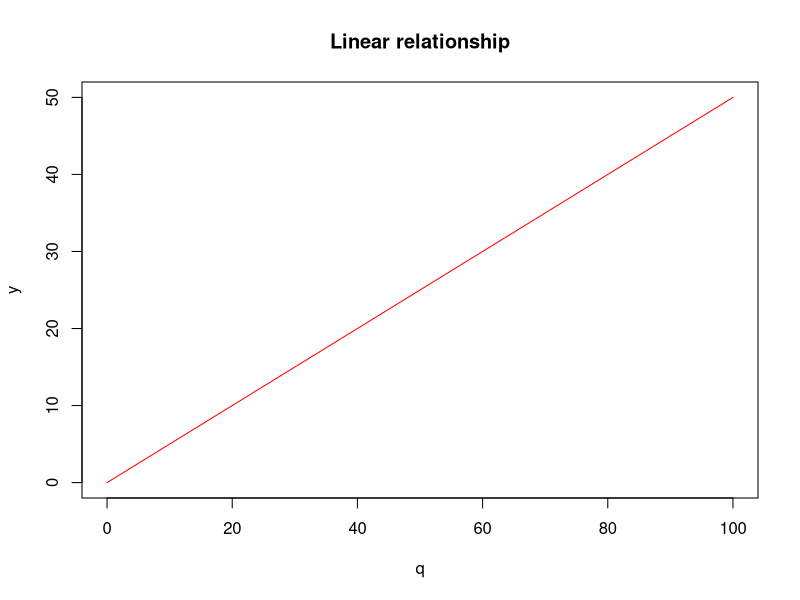
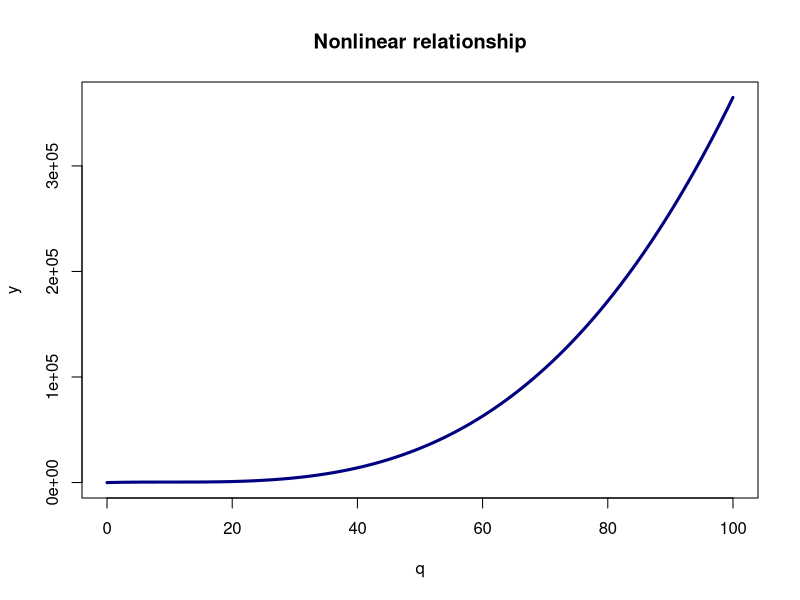
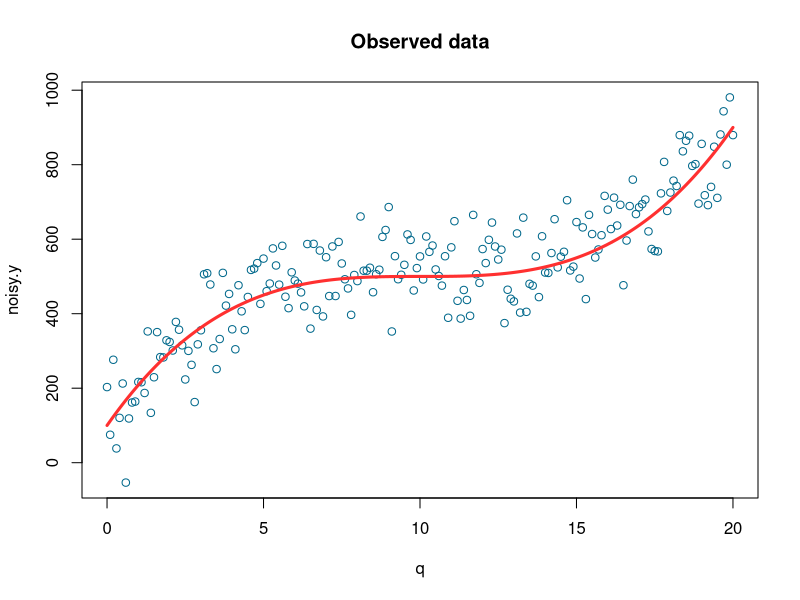
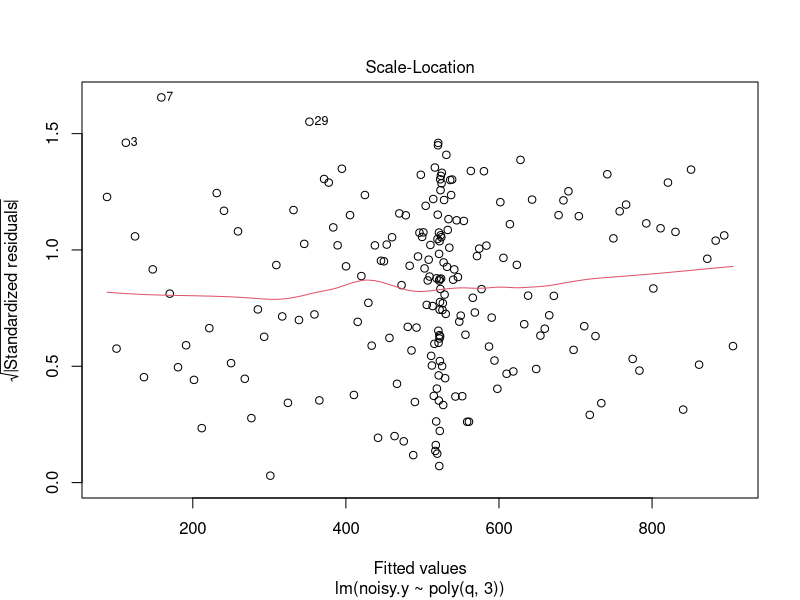
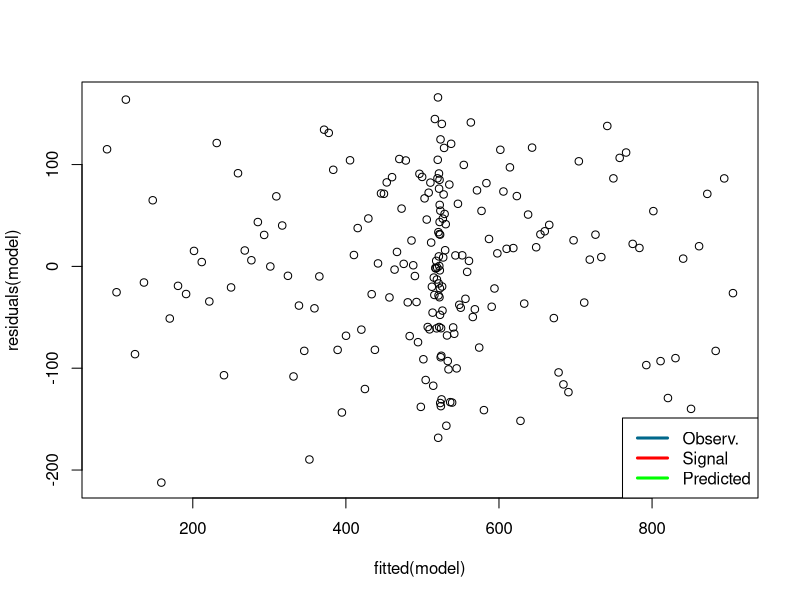

Write R code to recreate these figures, in order. (Note: this script raises an error after producing the figures.)
# Example 1
p <- 0.5
q <- seq(0,100,1)
y <- p*q
plot(q,y,type='l',col='red',main='Linear relationship')

# Example 2
y <- 450 + p*(q-10)^3
plot(q,y,type='l',col='navy',main='Nonlinear relationship',lwd=3)


#a.all <- c(2,3,4)



#for( par.n in 1:length(a.all)){

#  functio.whatever(a.all[par.n], b.all[par.n], k.all[par.n])

#}

#a.all[par.n]


#-------------------------------------------------------------------------------
# Polynomial Regression

# Always remember use to set.seed(n) when generating pseudo random numbers.
# By doing this, the random number generator generates always the same numbers.
set.seed(20)

# Predictor (q). Use seq for generating equally spaced sequences fast
q <- seq(from=0, to=20, by=0.1)

# Value to predict (y)
y <- 500 + 0.4 * (q-10)^3

# Some noise is generated and added to the real signal (y)
noise <- rnorm(length(q), mean=10, sd=80)
noisy.y <- y + noise

# Plot of the noisy signal
plot(q,noisy.y,col='deepskyblue4',xlab='q',main='Observed data')
lines(q,y,col='firebrick1',lwd=3)

model <- lm(noisy.y ~ poly(q,3))
summary(model)

# Uncomment the next line to check residual plots and other model plots
plot(model,3)

# Confidence intervales for model parameters
confint(model, level=0.95)

# Plot of fitted vs residuals
# No clear pattern should show in the residual plot if the model is a good fit
plot(fitted(model),residuals(model))

# Predicted values and confidence intervals
predicted.intervals <- predict(model,data.frame(x=q),interval='confidence',
                               level=0.99)

# Add lines to the existing plot
lines(q,predicted.intervals[,1],col='green',lwd=3)
lines(q,predicted.intervals[,2],col='black',lwd=1)
lines(q,predicted.intervals[,3],col='black',lwd=1)

# Add a legend
legend("bottomright",c("Observ.","Signal","Predicted"), 
       col=c("deepskyblue4","red","green"), lwd=3)





citEntry(entry="article",
         title = "A simple regression-based method to map quantitative trait loci underlying function-valued phenotypes",
         author = personList(person("Il-Youp", "Kwak"),
                             person(c("Candace", "R."), "Moore"),
                             person(c("Edgar", "P."), "Spalding"),
                             person(c("Karl", "W."), "Broman")),
         journal = "Genetics",
         year = 2014,
         volume = 197,
         pages = "1409-1416",
         key = "kwak2014",

         textVersion =
         paste("Kwak et al. (2014) A simple regression-based method to map",
               "quantitative trait loci underlying function-valued phenotypes.",
               "Genetics 197: 1409-1416")
         )


Broomstick <- rm(list = lsc)

#utilities file <- folder structure path structure etc.
#source("rscript")

#Ok, here's a crazy thought
#Let's use a for loop to generate all five hundred data sets.
#Population 1
a1 <- 1
k1 <- 1
g1 <- 3

#Population 2
a2 <- 1.3
k2 <- 1
g2 <- 2.7

#for (h in 1:50) {
MonoData1 <- data.frame(matrix(NA, nrow=100, ncol=20))

#Time to fill the data frame
for (i in 1:100) {
  set.seed(1234*i)
  MonoError <- rnorm(n=20, mean=0, sd=0.04)
  IndiDev <- rnorm(n=3, mean=0, sd=0.2)
  for (l in 1:20){
    MonoData1[i,l] <- MonoGrowth((a1+IndiDev[1]), (k1+IndiDev[2]), (g1+IndiDev[3]), (l/2)) + MonoError[l]
  }
}
#Let's check this to make sure the data frame looks right
str(MonoData1)

#Now let's name the columns based on the x-value associated with each "observation"
colnames(MonoData1) <- seq(from = 0.5, to = 10, by = 0.5)

#and finally, we can export these data to a file
write.table(MonoData1, paste(outputlocation, "MonoData1", sep = ""))


MonoData2 <- data.frame(matrix(NA, nrow=100, ncol=20))

for (i in 1:100) {
  set.seed(1234*i)
  MonoError <- rnorm(n=20, mean=0, sd=0.04)
  IndiDev <- rnorm(n=3, mean=0, sd=0.2)
  for (l in 1:20){
    MonoData2[i,l] <- MonoGrowth(a2+IndiDev[1], k2+IndiDev[2], 
                                 g2+IndiDev[3], (l/2)) + MonoError[l]
  }
}
str(MonoData2)

colnames(MonoData2) <- seq(from = 0.5, to = 10, by = 0.5)

write.table(MonoData2, paste(outputlocation, "MonoData2", sep = ""))

plot(MonoTest, ylab = "Individual Phenotype", xlab = "x", las = 1)
curve(MonoGrowth(1, 1, 3, x), n = 101, 
      ylim=c(-0.5, 1.2), add = TRUE)


#install packages "devtools" and "roxygen2"

install.packages("roxygen2")

install.packages("devtools")

